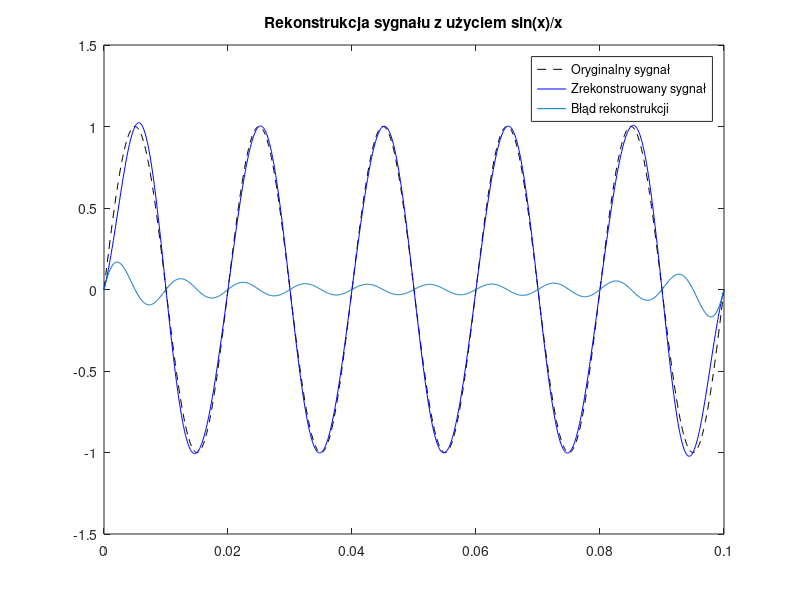

This chart was generated by the following MATLAB code:
clear all; close all;
f = 50;
T = 0.1;

fs = 200;
dt = 1/fs;
t = 0:dt:T;
x = sin(2*pi*f*t);

ts = 0:(1/10e3):T;
analog = sin(2*pi*f*ts);

x_odt = zeros(size(ts));
for i = 1:length(t)
    x_odt = x_odt + x(i) * sinc((ts - t(i))/ dt);
end

errors = analog - x_odt;

plot(ts,analog,'k--'); hold on;
plot(ts,x_odt,'b'); hold on;
plot(ts,errors,'-');
legend('Oryginalny sygnał', 'Zrekonstruowany sygnał', 'Błąd rekonstrukcji');
title('Rekonstrukcja sygnału z użyciem sin(x)/x')